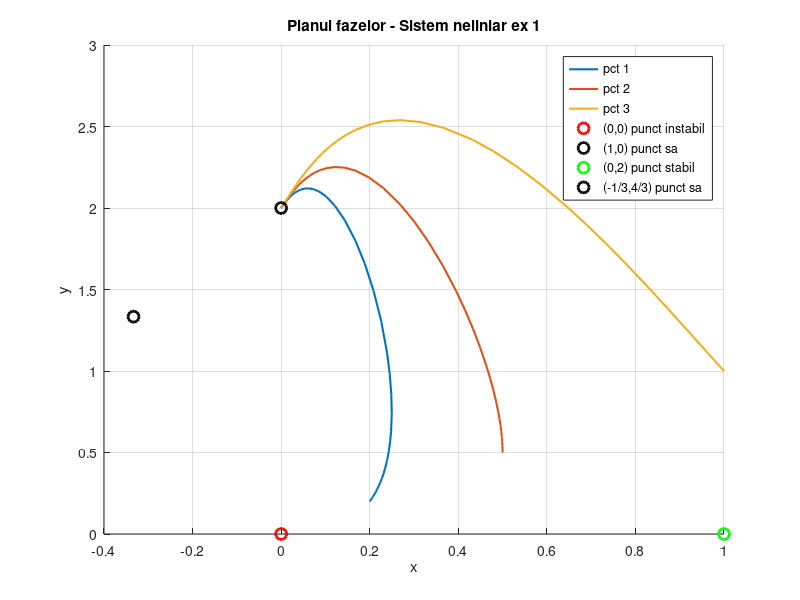

Reproduce this figure in MATLAB.
% Definim sistemul neliniar, unde 
%z(1) = x, z(2) = y
f = @(t,z) [
    z(1) - z(1)^2 - z(1)*z(2);              % x' = x - y
    2*z(2) + 2*z(1)*z(2) - z(2)^2     % y' = x + y - x^2
];

% Definim intervalul de timp de simulare
tspan = [0 10];

% Definim coordonatele inițiale ale punctelor 
init = [
    0.2 0.2;
    0.5 0.5;
    1 1;
];

figure;
hold on;

% Formăm traiectoriile punctelor definite anterior
for i = 1:size(init,1)
    [t,z] = ode45(f, tspan, init(i,:)'); 
    plot(z(:,1), z(:,2), 'LineWidth', 1.5)
end

% Afișăm punctele de echilibru
plot(0,0,'ro','MarkerSize',8,'LineWidth',2) 
plot(0,2,'ko','MarkerSize',8,'LineWidth',2) 
plot(1,0,'go','MarkerSize',8,'LineWidth',2) 
plot(-1/3,4/3,'ko','MarkerSize',8,'LineWidth',2)

xlabel('x');
ylabel('y');
title('Planul fazelor - Sistem neliniar ex 1');
grid on;

legend('pct 1','pct 2','pct 3','(0,0) punct instabil','(1,0) punct sa','(0,2) punct stabil','(-1/3,4/3) punct sa');
